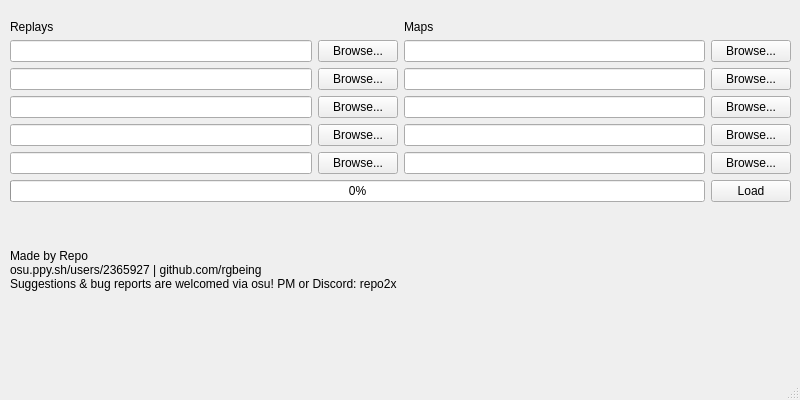
<?xml version="1.0" encoding="UTF-8"?>
<ui version="4.0">
 <class>MainWindow</class>
 <widget class="QMainWindow" name="MainWindow">
  <property name="geometry">
   <rect>
    <x>0</x>
    <y>0</y>
    <width>800</width>
    <height>400</height>
   </rect>
  </property>
  <property name="minimumSize">
   <size>
    <width>500</width>
    <height>300</height>
   </size>
  </property>
  <property name="windowTitle">
   <string>MainWindow</string>
  </property>
  <widget class="QWidget" name="centralwidget">
   <widget class="QWidget" name="verticalLayoutWidget">
    <property name="geometry">
     <rect>
      <x>10</x>
      <y>20</y>
      <width>781</width>
      <height>311</height>
     </rect>
    </property>
    <layout class="QVBoxLayout" name="verticalLayout">
     <item>
      <layout class="QHBoxLayout" name="horizontalLayout_2">
       <property name="sizeConstraint">
        <enum>QLayout::SetMaximumSize</enum>
       </property>
       <item>
        <layout class="QVBoxLayout" name="verticalLayout_3">
         <item>
          <widget class="QLabel" name="label_2">
           <property name="text">
            <string>Replays</string>
           </property>
          </widget>
         </item>
         <item>
          <layout class="QHBoxLayout" name="horizontalLayout_12">
           <item>
            <widget class="QLineEdit" name="replayLine_1"/>
           </item>
           <item>
            <widget class="QPushButton" name="replayBrowse_1">
             <property name="text">
              <string>Browse...</string>
             </property>
            </widget>
           </item>
          </layout>
         </item>
         <item>
          <layout class="QHBoxLayout" name="horizontalLayout_10">
           <item>
            <widget class="QLineEdit" name="replayLine_2"/>
           </item>
           <item>
            <widget class="QPushButton" name="replayBrowse_2">
             <property name="text">
              <string>Browse...</string>
             </property>
            </widget>
           </item>
          </layout>
         </item>
         <item>
          <layout class="QHBoxLayout" name="horizontalLayout_9">
           <item>
            <widget class="QLineEdit" name="replayLine_3"/>
           </item>
           <item>
            <widget class="QPushButton" name="replayBrowse_3">
             <property name="text">
              <string>Browse...</string>
             </property>
            </widget>
           </item>
          </layout>
         </item>
         <item>
          <layout class="QHBoxLayout" name="horizontalLayout_8">
           <item>
            <widget class="QLineEdit" name="replayLine_4"/>
           </item>
           <item>
            <widget class="QPushButton" name="replayBrowse_4">
             <property name="text">
              <string>Browse...</string>
             </property>
            </widget>
           </item>
          </layout>
         </item>
         <item>
          <layout class="QHBoxLayout" name="horizontalLayout_3">
           <item>
            <widget class="QLineEdit" name="replayLine_5"/>
           </item>
           <item>
            <widget class="QPushButton" name="replayBrowse_5">
             <property name="text">
              <string>Browse...</string>
             </property>
            </widget>
           </item>
          </layout>
         </item>
        </layout>
       </item>
       <item>
        <layout class="QVBoxLayout" name="verticalLayout_2">
         <item>
          <widget class="QLabel" name="label">
           <property name="text">
            <string>Maps</string>
           </property>
          </widget>
         </item>
         <item>
          <layout class="QHBoxLayout" name="horizontalLayout_16">
           <item>
            <widget class="QLineEdit" name="mapLine_1"/>
           </item>
           <item>
            <widget class="QPushButton" name="mapBrowse_1">
             <property name="text">
              <string>Browse...</string>
             </property>
            </widget>
           </item>
          </layout>
         </item>
         <item>
          <layout class="QHBoxLayout" name="horizontalLayout_15">
           <item>
            <widget class="QLineEdit" name="mapLine_2"/>
           </item>
           <item>
            <widget class="QPushButton" name="mapBrowse_2">
             <property name="text">
              <string>Browse...</string>
             </property>
            </widget>
           </item>
          </layout>
         </item>
         <item>
          <layout class="QHBoxLayout" name="horizontalLayout_14">
           <item>
            <widget class="QLineEdit" name="mapLine_3"/>
           </item>
           <item>
            <widget class="QPushButton" name="mapBrowse_3">
             <property name="text">
              <string>Browse...</string>
             </property>
            </widget>
           </item>
          </layout>
         </item>
         <item>
          <layout class="QHBoxLayout" name="horizontalLayout_4">
           <item>
            <widget class="QLineEdit" name="mapLine_4"/>
           </item>
           <item>
            <widget class="QPushButton" name="mapBrowse_4">
             <property name="text">
              <string>Browse...</string>
             </property>
            </widget>
           </item>
          </layout>
         </item>
         <item>
          <layout class="QHBoxLayout" name="horizontalLayout_13">
           <item>
            <widget class="QLineEdit" name="mapLine_5"/>
           </item>
           <item>
            <widget class="QPushButton" name="mapBrowse_5">
             <property name="text">
              <string>Browse...</string>
             </property>
            </widget>
           </item>
          </layout>
         </item>
        </layout>
       </item>
      </layout>
     </item>
     <item>
      <layout class="QHBoxLayout" name="horizontalLayout">
       <item>
        <layout class="QHBoxLayout" name="horizontalLayout_6">
         <item>
          <widget class="QProgressBar" name="progressBar">
           <property name="value">
            <number>0</number>
           </property>
          </widget>
         </item>
        </layout>
       </item>
       <item>
        <layout class="QHBoxLayout" name="horizontalLayout_5">
         <item>
          <widget class="QPushButton" name="loadButton">
           <property name="text">
            <string>Load</string>
           </property>
          </widget>
         </item>
        </layout>
       </item>
      </layout>
     </item>
     <item alignment="Qt::AlignLeft">
      <widget class="QLabel" name="label_3">
       <property name="text">
        <string>Made by Repo
osu.ppy.sh/users/2365927 | github.com/rgbeing
Suggestions &amp; bug reports are welcomed via osu! PM or Discord: repo2x</string>
       </property>
      </widget>
     </item>
    </layout>
   </widget>
  </widget>
  <widget class="QMenuBar" name="menubar">
   <property name="geometry">
    <rect>
     <x>0</x>
     <y>0</y>
     <width>800</width>
     <height>21</height>
    </rect>
   </property>
  </widget>
  <widget class="QStatusBar" name="statusbar"/>
 </widget>
 <resources/>
 <connections/>
</ui>
